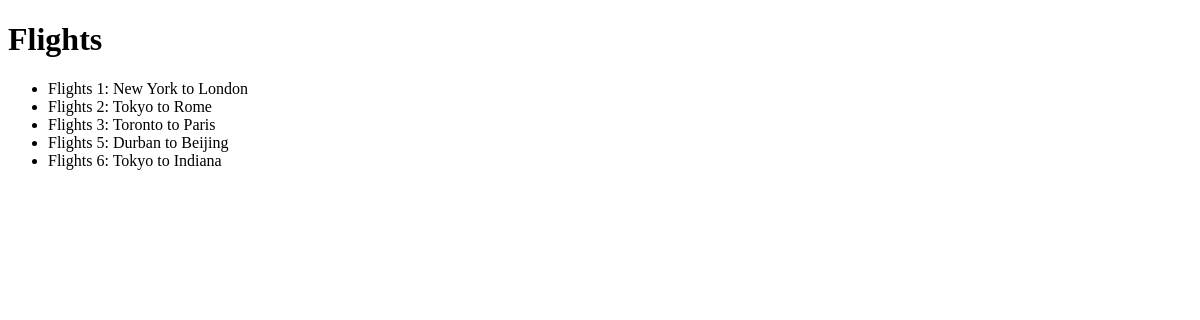
/flights/, run on an earlier commit of the app's database.
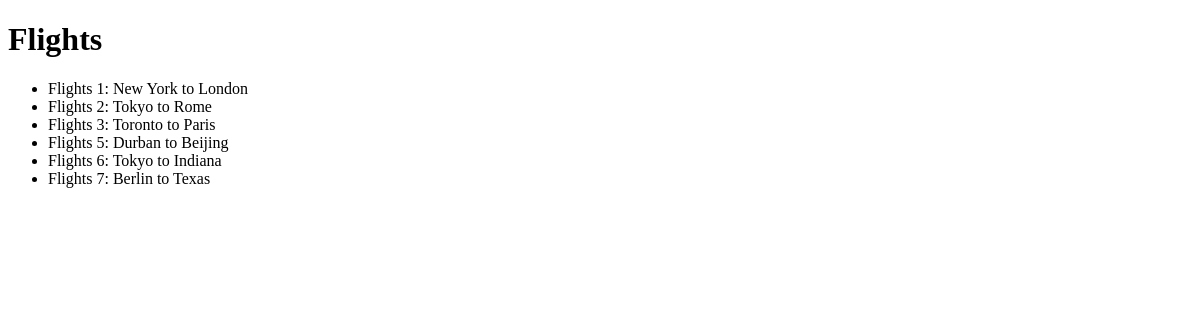
And on a later commit of the database.
### flights/models.py (models this page shows, shortened)
class Flights(models.Model):
    origin = models.CharField(max_length=64)
    destination = models.CharField(max_length=64)
    duration = models.IntegerField()

### flights/views.py (the view)
# urls.py: path("", views.index, name="index")
def index(request):
    return render(request, "flights/index.html", {
        "flights": Flights.objects.all()
    })

### flights/templates/flights/index.html (shortened to what this page needs)
{% extends "flights/layout.html" %}
{% block body %}
    <h1>Flights</h1>
    <ul>
        {% for flight in flights %}
            <li>Flights {{flight.id}}: {{flight.origin}} to {{flight.destination}}  </li>
        {% endfor %}
    </ul>
{% endblock %}

### flights/templates/flights/layout.html (shortened to what this page needs)
<!DOCTYPE html>
<html>
    <head>
    </head>
    <body>
        {% block body  %}
        {% endblock %}
    </body>
</html>

What changed in the data, as far as the page shows it:
added Flights: id "7", origin "Berlin", destination "Texas"
